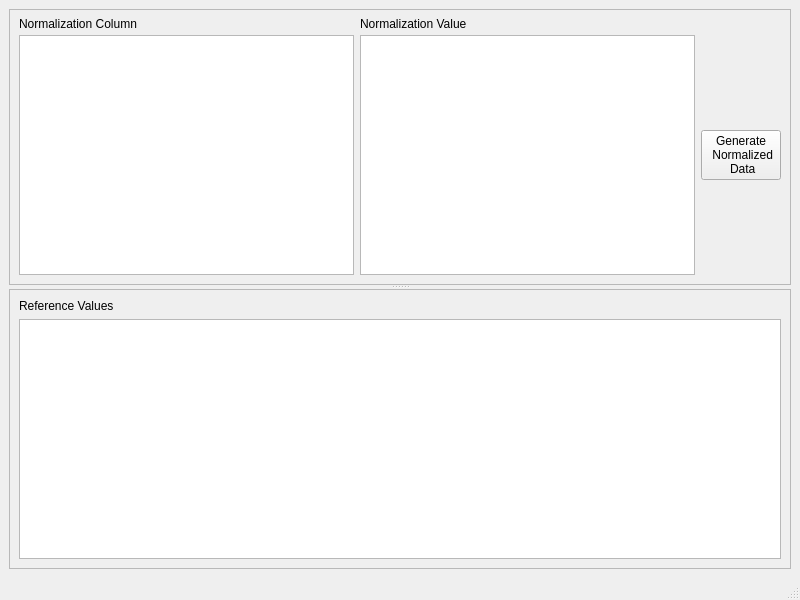
<?xml version="1.0" encoding="UTF-8"?>
<ui version="4.0">
 <class>MainWindow</class>
 <widget class="QMainWindow" name="MainWindow">
  <property name="geometry">
   <rect>
    <x>0</x>
    <y>0</y>
    <width>800</width>
    <height>600</height>
   </rect>
  </property>
  <property name="windowTitle">
   <string>MainWindow</string>
  </property>
  <widget class="QWidget" name="centralwidget">
   <layout class="QVBoxLayout" name="verticalLayout_2">
    <item>
     <widget class="QSplitter" name="splitter">
      <property name="orientation">
       <enum>Qt::Vertical</enum>
      </property>
      <widget class="QFrame" name="frame_2">
       <property name="frameShape">
        <enum>QFrame::StyledPanel</enum>
       </property>
       <property name="frameShadow">
        <enum>QFrame::Raised</enum>
       </property>
       <layout class="QGridLayout" name="gridLayout">
        <item row="0" column="0">
         <widget class="QLabel" name="label">
          <property name="maximumSize">
           <size>
            <width>16777215</width>
            <height>10</height>
           </size>
          </property>
          <property name="text">
           <string>Normalization Column</string>
          </property>
         </widget>
        </item>
        <item row="0" column="1">
         <widget class="QLabel" name="label_2">
          <property name="maximumSize">
           <size>
            <width>16777215</width>
            <height>10</height>
           </size>
          </property>
          <property name="text">
           <string>Normalization Value</string>
          </property>
         </widget>
        </item>
        <item row="1" column="2">
         <widget class="QPushButton" name="ButGen">
          <property name="text">
           <string>Generate 
 Normalized 
 Data</string>
          </property>
         </widget>
        </item>
        <item row="1" column="0">
         <widget class="QListWidget" name="LstColumn"/>
        </item>
        <item row="1" column="1">
         <widget class="QListWidget" name="LstValue"/>
        </item>
       </layout>
      </widget>
      <widget class="QFrame" name="frame">
       <property name="frameShape">
        <enum>QFrame::StyledPanel</enum>
       </property>
       <property name="frameShadow">
        <enum>QFrame::Raised</enum>
       </property>
       <layout class="QVBoxLayout" name="verticalLayout">
        <item>
         <widget class="QLabel" name="label_3">
          <property name="text">
           <string>Reference Values</string>
          </property>
         </widget>
        </item>
        <item>
         <widget class="QTableView" name="TblRefValues">
          <property name="minimumSize">
           <size>
            <width>250</width>
            <height>0</height>
           </size>
          </property>
          <property name="selectionMode">
           <enum>QAbstractItemView::ExtendedSelection</enum>
          </property>
         </widget>
        </item>
       </layout>
      </widget>
     </widget>
    </item>
   </layout>
  </widget>
  <widget class="QMenuBar" name="menubar">
   <property name="geometry">
    <rect>
     <x>0</x>
     <y>0</y>
     <width>800</width>
     <height>22</height>
    </rect>
   </property>
  </widget>
  <widget class="QStatusBar" name="statusbar"/>
 </widget>
 <resources/>
 <connections/>
</ui>
